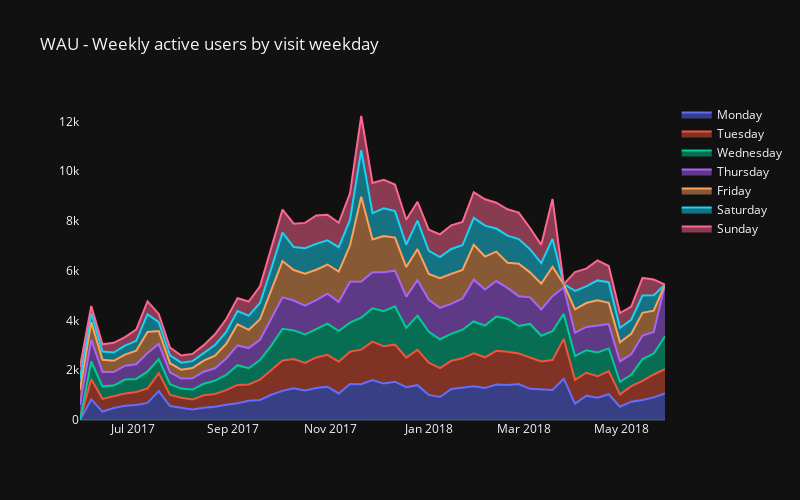

Notebook source saved alongside this figure:
### Code cell
fig = px.area(
    _visit_weekday    
    ,x='week_start_monday'
    ,y='nunique_users'
    ,title='WAU - Weekly active users by visit weekday'
    ,labels={'nunique_users': ''
             ,'visit_weekday': ''
             ,'week_start_monday': ''
             }
    ,color='visit_weekday'
)
fig.update_yaxes(showgrid=False).update_xaxes(showgrid=False).update_traces(textangle=1, selector=dict(type='bar'), textfont_color='white')
